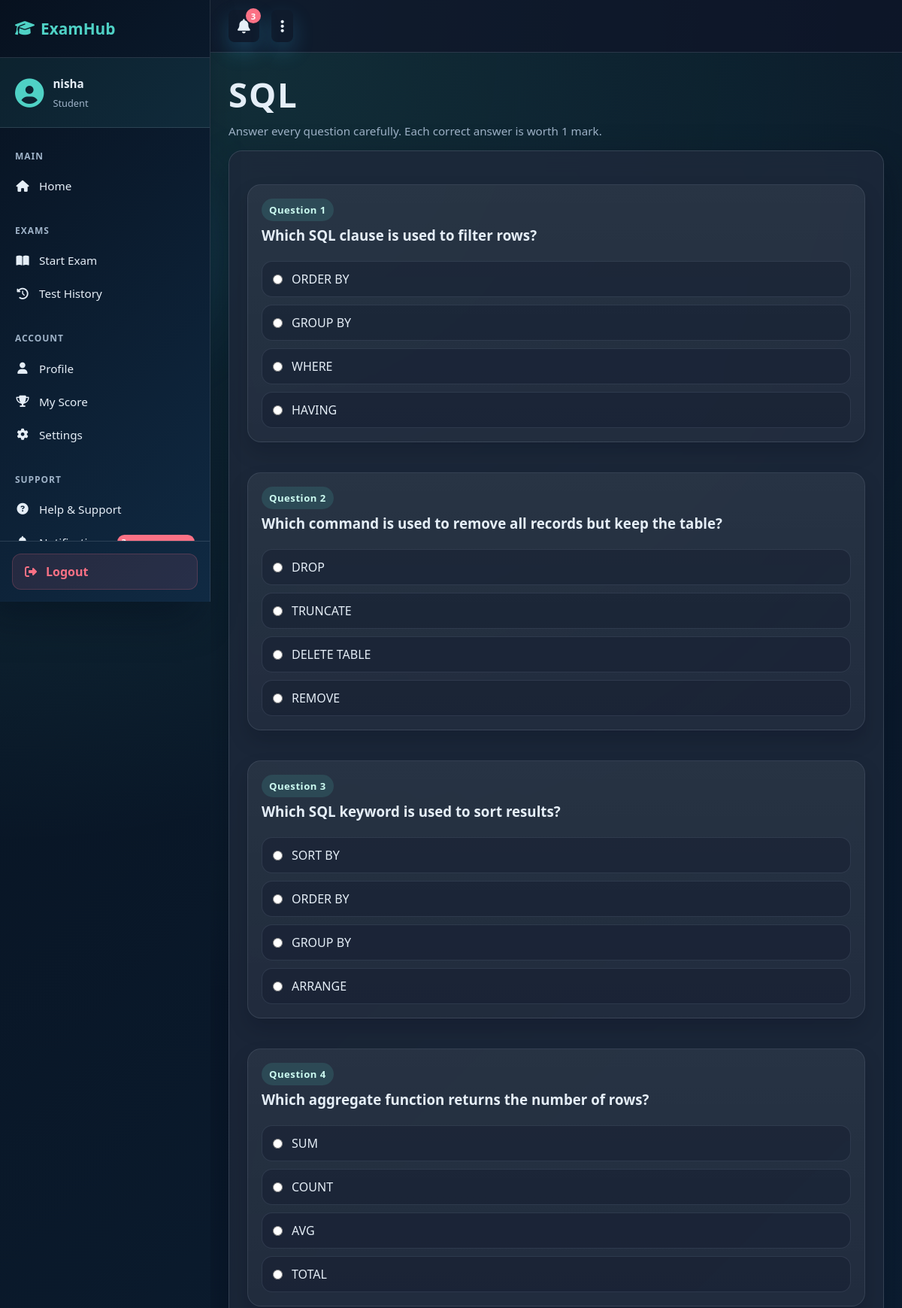
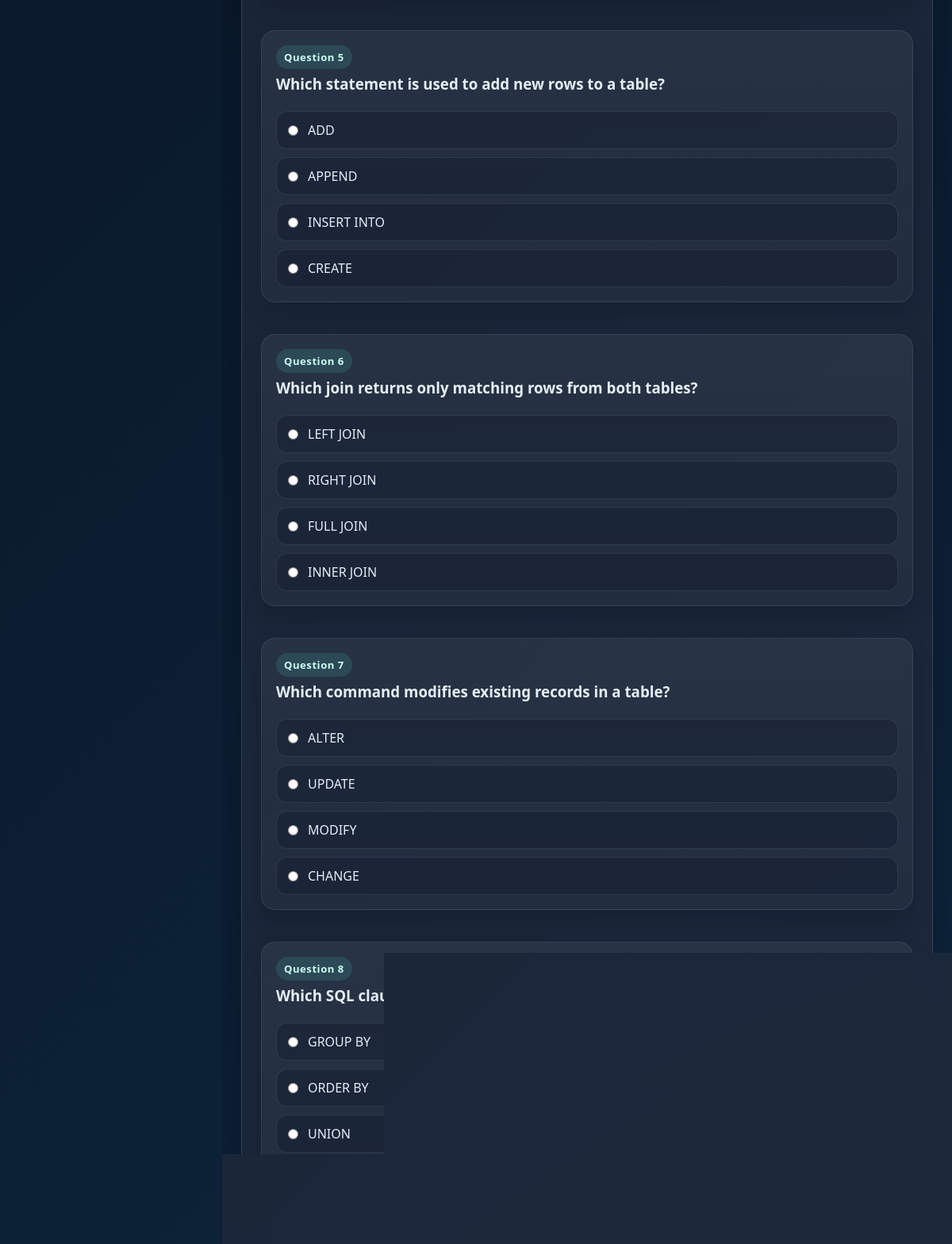
Page /start_exam/4 (signed in, upper part) on the committed database (2 pictures, top to bottom).
### tables this page shows
CREATE TABLE exams (
    id INTEGER PRIMARY KEY AUTOINCREMENT,
    name TEXT NOT NULL,
    total_marks INTEGER CHECK(total_marks > 0)
);

CREATE TABLE questions (
    id INTEGER PRIMARY KEY AUTOINCREMENT,
    exam_id INTEGER,
    question TEXT,
    option1 TEXT,
    option2 TEXT,
    option3 TEXT,
    option4 TEXT,
    correct_answer INTEGER
);

### app.py (the view, shortened to what this page needs)
@app.route("/start_exam/<int:exam_id>", methods=["GET", "POST"])
def take_exam(exam_id):
    if "user" not in session:
        return redirect("/")
    try:
        exam = get_exam_by_id(exam_id)
        if not exam:
            return "Exam not found", 404
        questions = get_questions(exam_id)
        return render_template("quiz.html", questions=questions, exam_name=exam[1])
    except Exception as e:
        return f"Error: {e}"

### config/db_config.py (called while the page is built)
def get_connection():
    db_path = os.getenv("DB_PATH", "exam.db")
    return sqlite3.connect(db_path)

### services/exam_service.py (called while the page is built)
def get_exam_by_id(exam_id):
    conn = get_connection()
    cur = conn.cursor()
    cur.execute("SELECT * FROM exams WHERE id=?", (exam_id,))
    data = cur.fetchone()
    conn.close()
    return data

def get_questions(exam_id):
    conn = get_connection()
    cur = conn.cursor()
    cur.execute("SELECT * FROM questions WHERE exam_id=?", (exam_id,))
    data = cur.fetchall()
    conn.close()
    return data

### templates/quiz.html (shortened to what this page needs)
{% extends "base.html" %}
{% block content %}
<div class="page-intro">
    <h1 class="page-title">{{ exam_name }}</h1>
    <p class="subtle page-subtitle">Answer every question carefully. Each correct answer is worth 1 mark.</p>
</div>
<div class="container">
<form method="POST">
{% for q in questions %}
    <div class="card">
        <div class="quiz-head">
            <span class="question-index">Question {{ loop.index }}</span>
            <h3>{{ q[2] }}</h3>
        </div>
        <div class="option-list">
            <label class="option">
                <input type="radio" name="{{ q[0] }}" value="1" required>
                <span>{{ q[3] }}</span>
            </label>
            <label class="option">
                <input type="radio" name="{{ q[0] }}" value="2">
                <span>{{ q[4] }}</span>
            </label>
            <label class="option">
                <input type="radio" name="{{ q[0] }}" value="3">
                <span>{{ q[5] }}</span>
            </label>
            <label class="option">
                <input type="radio" name="{{ q[0] }}" value="4">
                <span>{{ q[6] }}</span>
            </label>
        </div>
    </div>
{% endfor %}
</form>
</div>
{% endblock %}

### static/style.css (style rules this page uses)
:root { --bg-start: #07111f; --bg-end: #102a43; --surface: rgba(15, 23, 42, 0.8); --surface-strong: rgba(15, 23, 42, 0.95); --card: rgba(30, 41, 59, 0.84); --text: #e5eef7; --muted: #9fb3c8; --primary: #4fd1c5; --primary-strong: #38bdf8; --accent: #f59e0b; --danger: #fb7185; --border: rgba(148, 163, 184, 0.22); --shadow: 0 20px 50px rgba(2, 8, 23, 0.38); }
* { margin: 0; padding: 0; box-sizing: border-box; }
body { min-height: 100vh; padding: 0; display: flex; flex-direction: row; color: var(--text); font-family: "Segoe UI", "Trebuchet MS", "Verdana", sans-serif; background: radial-gradient(circle at top left, rgba(79, 209, 197, 0.22), transparent 26%), radial-gradient(circle at bottom right, rgba(245, 158, 11, 0.18), transparent 24%), linear-gradient(135deg, var(--bg-start), var(--bg-end)); overflow-x: hidden; }
body::before, body::after { content: ""; position: fixed; inset: auto; width: 260px; height: 260px; border-radius: 999px; filter: blur(50px); opacity: 0.35; pointer-events: none; z-index: 0; }
body::before { top: 5%; left: 3%; background: rgba(56, 189, 248, 0.35); }
body::after { bottom: 3%; right: 4%; background: rgba(79, 209, 197, 0.3); }
h1 { position: relative; z-index: 1; margin-top: 6px; text-align: center; font-size: clamp(2rem, 3.8vw, 3.2rem); letter-spacing: 0.04em; font-weight: 800; }
h2, h3, p, form, table { position: relative; z-index: 1; }
p { color: var(--muted); line-height: 1.6; }
.page-intro { margin-bottom: 14px; }
.page-title { margin-top: 0; margin-bottom: 6px; text-align: left; }
.page-subtitle { margin-bottom: 0; }
.container { position: relative; z-index: 1; width: min(100%, 460px); margin-top: 14px; padding: 28px; border-radius: 26px; background: linear-gradient(180deg, var(--surface), rgba(15, 23, 42, 0.72)); border: 1px solid var(--border); box-shadow: var(--shadow); backdrop-filter: blur(14px); text-align: center; }
form { display: grid; gap: 12px; margin-top: 6px; }
input, select, textarea { width: 100%; padding: 13px 16px; border-radius: 14px; border: 1px solid rgba(148, 163, 184, 0.25); background: rgba(2, 6, 23, 0.35); color: var(--text); outline: none; transition: border-color 0.2s ease, box-shadow 0.2s ease, transform 0.2s ease; }
input::placeholder { color: #86a2bb; }
.card { margin: 14px 0; padding: 18px; border-radius: 18px; background: linear-gradient(180deg, rgba(255, 255, 255, 0.06), rgba(255, 255, 255, 0.03)); border: 1px solid rgba(148, 163, 184, 0.16); text-align: left; box-shadow: 0 14px 26px rgba(2, 8, 23, 0.18); transition: transform 0.2s ease, border-color 0.2s ease, background 0.2s ease; }
.card h3, .card h4 { margin-bottom: 8px; }
.meta, .subtle { color: var(--muted); font-size: 0.95rem; }
.quiz-head { display: flex; flex-direction: column; gap: 6px; margin-bottom: 14px; }
.question-index { display: inline-flex; width: fit-content; padding: 6px 10px; border-radius: 999px; background: rgba(79, 209, 197, 0.14); color: #ccfbf1; font-size: 0.82rem; font-weight: 700; letter-spacing: 0.04em; }
.option-list { display: grid; gap: 10px; margin-top: 12px; }
.option { display: flex; align-items: center; gap: 12px; padding: 12px 14px; border-radius: 14px; background: rgba(15, 23, 42, 0.36); border: 1px solid rgba(148, 163, 184, 0.16); cursor: pointer; transition: border-color 0.2s ease, transform 0.2s ease, background 0.2s ease; }
.option input { width: auto; margin: 0; accent-color: var(--primary-strong); }
.content-wrapper > .container { width: min(100%, 980px); margin: 0 auto; padding: 24px; border-radius: 18px; background: var(--card); border: 1px solid var(--border); box-shadow: var(--shadow); }

### rows in the picture
exams: name "SQL"
questions: question "Which SQL clause is used to filter rows?", option1 "ORDER BY", option2 "GROUP BY", option3 "WHERE", option4 "HAVING"
questions: question "Which command is used to remove all records but keep the table?", option1 "DROP", option2 "TRUNCATE", option3 "DELETE TABLE", option4 "REMOVE"
questions: question "Which SQL keyword is used to sort results?", option1 "SORT BY", option2 "ORDER BY", option3 "GROUP BY", option4 "ARRANGE"
questions: question "Which aggregate function returns the number of rows?", option1 "SUM", option2 "COUNT", option3 "AVG", option4 "TOTAL"
questions: question "Which statement is used to add new rows to a table?", option1 "ADD", option2 "APPEND", option3 "INSERT INTO", option4 "CREATE"
questions: question "Which join returns only matching rows from both tables?", option1 "LEFT JOIN", option2 "RIGHT JOIN", option3 "FULL JOIN", option4 "INNER JOIN"
questions: question "Which command modifies existing records in a table?", option1 "ALTER", option2 "UPDATE", option3 "MODIFY", option4 "CHANGE"
questions: question "Which SQL clause groups rows with the same values?", option1 "GROUP BY", option2 "ORDER BY", option3 "UNION"

### other values in the picture
{{ session.get('user', 'User') }} "nisha"
{{ session.get('role', 'Student').title() }} "Student"
